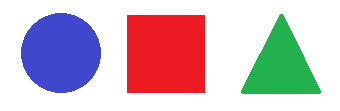
#> input picture img/figuras_0.png, 340 x 111 px
$ python '5 - Contorno figuras.py'
#> lines starting #> are read from the running program, lines starting #| are printed output that depends on the picture; after the words box and inside, x2 and y2 are one past the last pixel; in counts of white or black regions, pixels touching at a corner belong together
### utils/concatenar_imagen.py
import cv2

def hconcat_resize(img_list, interpolation=cv2.INTER_CUBIC):
    h_min = min(img.shape[0] for img in img_list)  # Minimo hights de todas las imagenes

    im_list_resize = [
        cv2.resize(
            img,
            (int(img.shape[1] * h_min / img.shape[0]), h_min),
            interpolation=interpolation,
        )
        for img in img_list
    ]  # Resizing a la minima hight

    return cv2.hconcat(im_list_resize)  # imagenes concatenadas


def vconcat_resize(img_list, interpolation=cv2.INTER_CUBIC):
    w_min = min(img.shape[1] for img in img_list)  # Minimo width de todas las imagenes

    im_list_resize = [
        cv2.resize(
            img,
            (w_min, int(img.shape[0] * w_min / img.shape[1])),
            interpolation=interpolation,
        )
        for img in img_list
    ]   # Resizing a la minima width

    return cv2.vconcat(im_list_resize)  # imagenes concatenadas


def concat_tile_resize(list_2d, interpolation=cv2.INTER_CUBIC):

    img_list_v = [
        hconcat_resize(list_h, interpolation=cv2.INTER_CUBIC) for list_h in list_2d
    ]  # concatena todas las imagenes horizontalmente

    return vconcat_resize(img_list_v, interpolation=cv2.INTER_CUBIC)  # concatena todas las imagenes verticalmente

### 5 - Contorno figuras.py
import cv2
import numpy as np
from utils.concatenar_imagen import concat_tile_resize


def get_contorno(img_original, img_canny):
    img_aux = img_original.copy()
    contours, _ = cv2.findContours(img_canny, cv2.RETR_EXTERNAL, cv2.CHAIN_APPROX_NONE)
    for cnt in contours:
        cv2.drawContours(img_aux, cnt, -1, (5, 226, 247), 3)
        # [4 lines of commented-out code are left out]

    return img_aux

# Carga
path = "img/figuras_0.png"
img = cv2.imread(path)
#> img is the input picture: shape (111, 340, 3); mean B, G, R 196.6, 187, 206.5

img_gray = cv2.cvtColor(img, cv2.COLOR_BGR2GRAY)
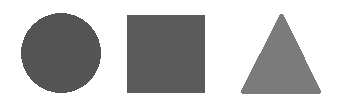
#> img_gray: shape (111, 340); min 84, max 255, mean 193.9
img_blur = cv2.GaussianBlur(img_gray, (7, 7), 1)
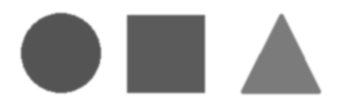
#> img_blur: shape (111, 340); min 84, max 255, mean 193.9
img_canny = cv2.Canny(img_blur, 50, 50)
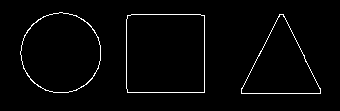
#> img_canny: shape (111, 340); 2.2% white in thin lines or dots, all inside (x1, y1, x2, y2) = (20, 12, 321, 94)
img_contour = get_contorno(img, img_canny)
#> in get_contorno, `contours, _ = cv2.findContours(img_canny, cv2.RETR_EXTERNAL, cv2.CHAIN..`: contours = 3 contours; box (x1, y1, x2, y2) and area: (126, 14, 205, 93) 6069, (20, 12, 101, 93) 5017, (241, 14, 321, 94) 3398
#> the loop in get_contorno, `for cnt in contours:` made 3 passes
#> after the loop in get_contorno, `for cnt in contours:`:
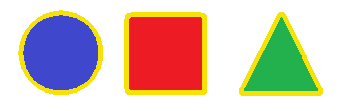
#> img_aux: shape (111, 340, 3); 10.24% of pixels changed, all inside (x1, y1, x2, y2) = (18, 10, 323, 96)

# Reshape
img_gray = cv2.cvtColor(img_gray, cv2.COLOR_GRAY2RGB)
#> img_gray: shape (111, 340, 3)
img_blur = cv2.cvtColor(img_blur, cv2.COLOR_GRAY2RGB)
#> img_blur: shape (111, 340, 3)
img_canny = cv2.cvtColor(img_canny, cv2.COLOR_GRAY2RGB)

# Visualización
cv2.imshow(
    "Figuras",
    concat_tile_resize([[img], [img_gray], [img_blur], [img_canny], [img_contour]]),
)
#> in hconcat_resize, `h_min = min(img.shape[0] for img in img_list)`: h_min = 111
#> in hconcat_resize, `im_list_resize = [ cv2.resize( img, (int(img.shape[1] * h_min / img.sh..`: im_list_resize = 1 item
#> in concat_tile_resize, `img_list_v = [ hconcat_resize(list_h, interpolation=cv2.INTER_CUBIC) f..`: img_list_v = 5 items
#> in vconcat_resize, `w_min = min(img.shape[1] for img in img_list)`: w_min = 340
#> in vconcat_resize, `im_list_resize = [ cv2.resize( img, (w_min, int(img.shape[0] * w_min /..`: im_list_resize = 5 items
#> in vconcat_resize, `return cv2.vconcat(im_list_resize)`:
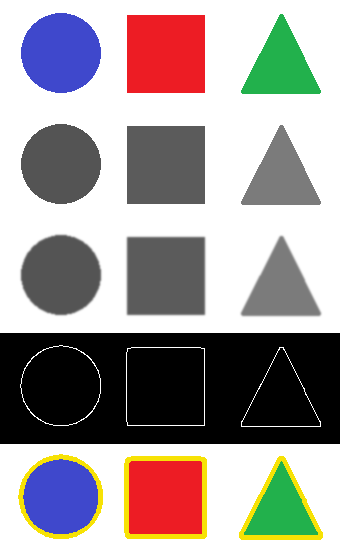
#> returned value: shape (555, 340, 3); mean of channels 0, 1, 2 153.8, 154.6, 162.5; drawn as B, G, R
cv2.waitKey(0)  # Espera hasta que se presione una tecla para cerrar
cv2.destroyAllWindows()
